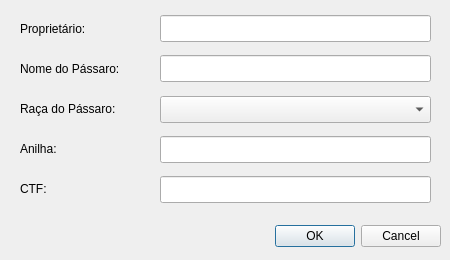
<?xml version="1.0" encoding="UTF-8"?>
<ui version="4.0">
 <class>InsertNewDialog</class>
 <widget class="QDialog" name="InsertNewDialog">
  <property name="geometry">
   <rect>
    <x>0</x>
    <y>0</y>
    <width>450</width>
    <height>260</height>
   </rect>
  </property>
  <property name="windowTitle">
   <string>Novo Pássaro</string>
  </property>
  <widget class="QDialogButtonBox" name="buttonBox">
   <property name="geometry">
    <rect>
     <x>10</x>
     <y>220</y>
     <width>431</width>
     <height>32</height>
    </rect>
   </property>
   <property name="orientation">
    <enum>Qt::Horizontal</enum>
   </property>
   <property name="standardButtons">
    <set>QDialogButtonBox::Cancel|QDialogButtonBox::Ok</set>
   </property>
  </widget>
  <widget class="QLabel" name="label">
   <property name="geometry">
    <rect>
     <x>20</x>
     <y>20</y>
     <width>91</width>
     <height>17</height>
    </rect>
   </property>
   <property name="text">
    <string>Proprietário:</string>
   </property>
  </widget>
  <widget class="QLabel" name="label_2">
   <property name="geometry">
    <rect>
     <x>20</x>
     <y>60</y>
     <width>131</width>
     <height>17</height>
    </rect>
   </property>
   <property name="text">
    <string>Nome do Pássaro:</string>
   </property>
  </widget>
  <widget class="QLabel" name="label_3">
   <property name="geometry">
    <rect>
     <x>20</x>
     <y>140</y>
     <width>91</width>
     <height>17</height>
    </rect>
   </property>
   <property name="text">
    <string>Anilha:</string>
   </property>
  </widget>
  <widget class="QLabel" name="label_4">
   <property name="geometry">
    <rect>
     <x>20</x>
     <y>180</y>
     <width>91</width>
     <height>17</height>
    </rect>
   </property>
   <property name="text">
    <string>CTF:</string>
   </property>
  </widget>
  <widget class="QLabel" name="label_5">
   <property name="geometry">
    <rect>
     <x>20</x>
     <y>100</y>
     <width>131</width>
     <height>17</height>
    </rect>
   </property>
   <property name="text">
    <string>Raça do Pássaro:</string>
   </property>
  </widget>
  <widget class="QLineEdit" name="propLine">
   <property name="geometry">
    <rect>
     <x>160</x>
     <y>15</y>
     <width>271</width>
     <height>27</height>
    </rect>
   </property>
  </widget>
  <widget class="QLineEdit" name="nameLine">
   <property name="geometry">
    <rect>
     <x>160</x>
     <y>55</y>
     <width>271</width>
     <height>27</height>
    </rect>
   </property>
  </widget>
  <widget class="QLineEdit" name="washerLine">
   <property name="geometry">
    <rect>
     <x>160</x>
     <y>136</y>
     <width>271</width>
     <height>27</height>
    </rect>
   </property>
  </widget>
  <widget class="QLineEdit" name="CTFLine">
   <property name="geometry">
    <rect>
     <x>160</x>
     <y>176</y>
     <width>271</width>
     <height>27</height>
    </rect>
   </property>
  </widget>
  <widget class="QComboBox" name="raceBox">
   <property name="geometry">
    <rect>
     <x>160</x>
     <y>96</y>
     <width>271</width>
     <height>27</height>
    </rect>
   </property>
  </widget>
 </widget>
 <resources/>
 <connections>
  <connection>
   <sender>buttonBox</sender>
   <signal>accepted()</signal>
   <receiver>InsertNewDialog</receiver>
   <slot>accept()</slot>
   <hints>
    <hint type="sourcelabel">
     <x>248</x>
     <y>254</y>
    </hint>
    <hint type="destinationlabel">
     <x>157</x>
     <y>274</y>
    </hint>
   </hints>
  </connection>
  <connection>
   <sender>buttonBox</sender>
   <signal>rejected()</signal>
   <receiver>InsertNewDialog</receiver>
   <slot>reject()</slot>
   <hints>
    <hint type="sourcelabel">
     <x>316</x>
     <y>260</y>
    </hint>
    <hint type="destinationlabel">
     <x>286</x>
     <y>274</y>
    </hint>
   </hints>
  </connection>
 </connections>
</ui>
